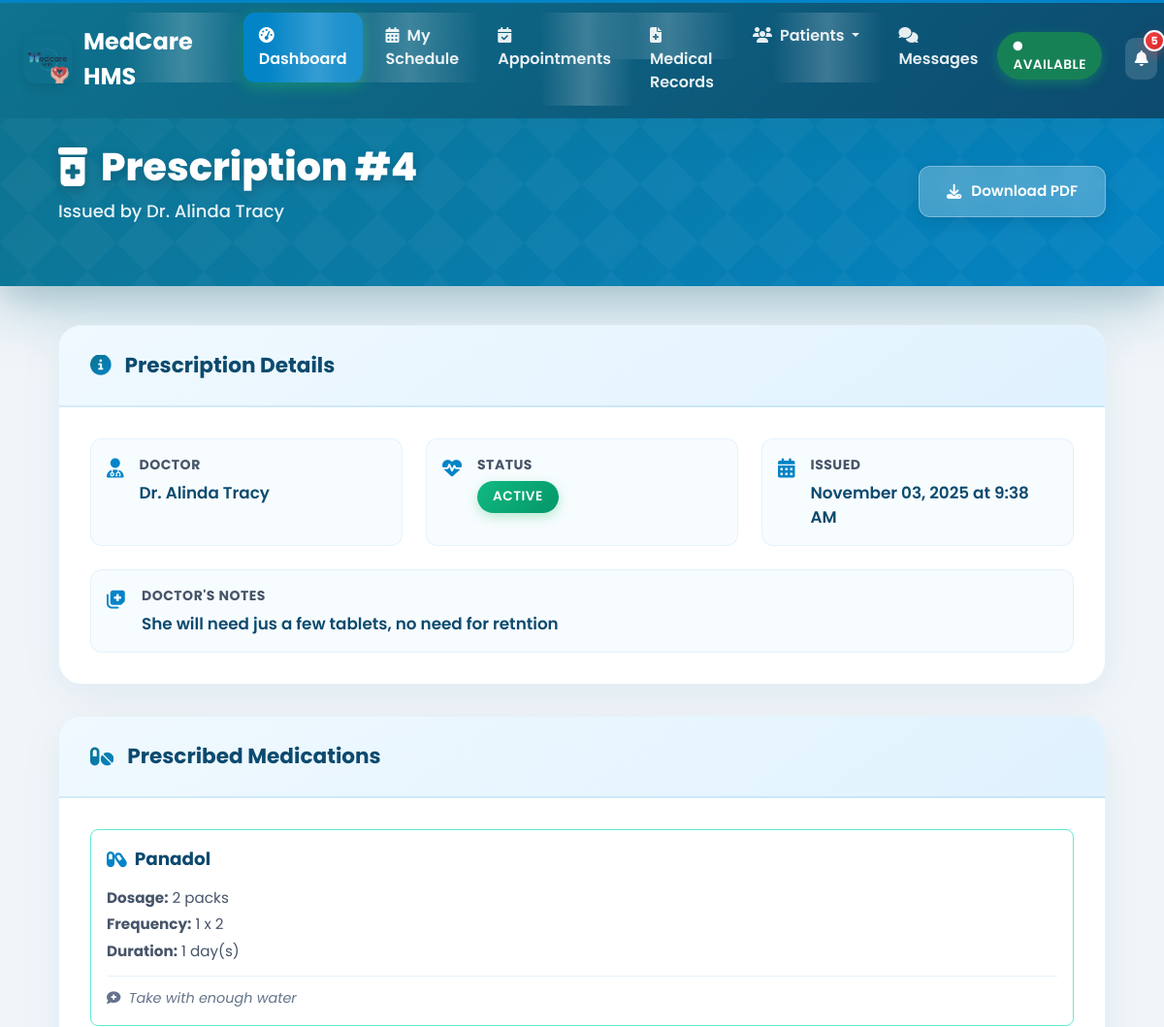
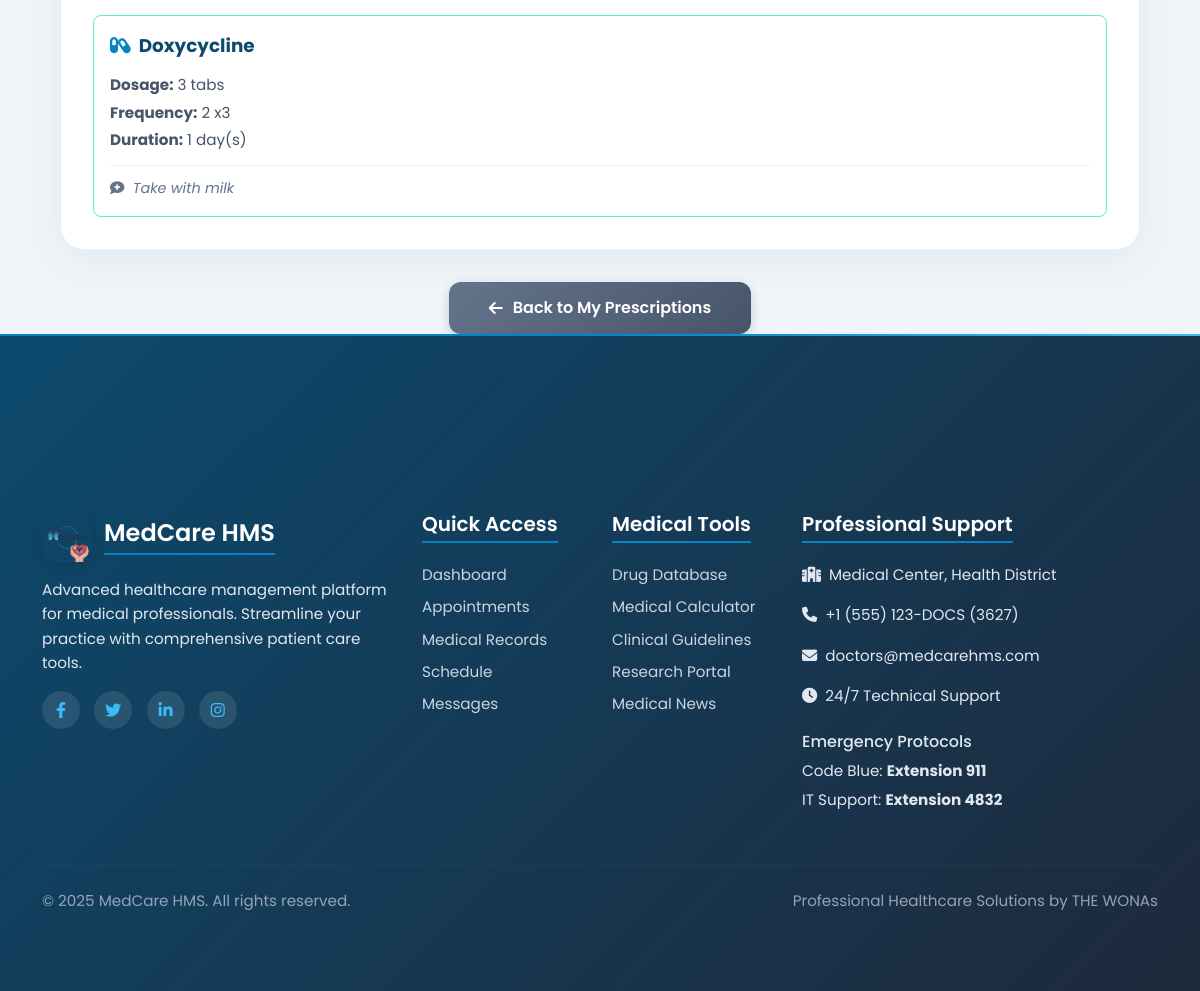
The app's page /prescriptions/patient/4/ (signed in) with its own data (2 pictures, top to bottom).
### prescriptions/models.py (models this page shows, shortened)
class Prescription(models.Model):
    STATUS_CHOICES = (
        ('ACTIVE', 'Active'),
        ('COMPLETED', 'Completed'),
        ('CANCELLED', 'Cancelled'),
    )
    patient = models.ForeignKey(PatientProfile, on_delete=models.CASCADE, related_name='prescriptions')
    doctor = models.ForeignKey(DoctorProfile, on_delete=models.SET_NULL, null=True, related_name='prescriptions')
    medical_record = models.ForeignKey(MedicalRecord, on_delete=models.SET_NULL, null=True, blank=True, related_name='linked_prescriptions')
    notes = models.TextField(blank=True, null=True)
    status = models.CharField(max_length=20, choices=STATUS_CHOICES, default='ACTIVE')
    created_at = models.DateTimeField(auto_now_add=True)
    updated_at = models.DateTimeField(auto_now=True)
    class Meta:
        ordering = ['-created_at']

class PrescribedMedication(models.Model):
    prescription = models.ForeignKey(Prescription, on_delete=models.CASCADE, related_name='medications')
    medication_name = models.CharField(max_length=255)
    dosage = models.CharField(max_length=255, help_text="e.g., 500 mg")
    frequency = models.CharField(max_length=255, help_text="e.g., Twice a day")
    duration_days = models.PositiveIntegerField(default=1)
    instructions = models.TextField(blank=True, null=True)

### doctors/models.py (models this page shows, shortened)
class DoctorProfile(models.Model):
    user = models.OneToOneField(User, on_delete=models.CASCADE, related_name='doctorprofile')
    profile_picture = models.ImageField(upload_to=get_doctor_image_path, null=True, blank=True, default='profile_pictures/default.jpeg')
    specialization = models.CharField(max_length=100)
    department = models.ForeignKey(Department, on_delete=models.SET_NULL, null=True, blank=True)
    license_number = models.CharField(max_length=100, unique=True, null=True, blank=True)
    years_of_experience = models.PositiveIntegerField(default=0)
    availability = models.TextField(blank=True, null=True, help_text="e.g., Mon-Fri, 9am-5pm")

### prescriptions/views.py (the view)
# urls.py: path('patient/<int:pk>/', views.patient_prescription_detail_view, name='patient_prescription_detail'),
@login_required
@patient_required
def patient_prescription_detail_view(request, pk):
    patient_profile = get_object_or_404(PatientProfile, user=request.user)
    prescription = get_object_or_404(Prescription.objects.select_related('doctor__user'), pk=pk, patient=patient_profile)
    return render(request, 'prescriptions/patient_prescription_detail.html', {'prescription': prescription})

### accounts/templatetags/profile_tags.py (called while the page is built)
@register.simple_tag
def get_profile_image_url(user):
    try:
        if hasattr(user, 'doctorprofile') and user.doctorprofile.profile_picture:
            return user.doctorprofile.profile_picture.url
        elif hasattr(user, 'patientprofile') and user.patientprofile.profile_picture:
            return user.patientprofile.profile_picture.url
        elif hasattr(user, 'receptionistprofile') and user.receptionistprofile.profile_picture:
            return user.receptionistprofile.profile_picture.url
    except (AttributeError, ValueError):
        pass
    return '/static/profile_pictures/default.jpeg'

@register.simple_tag
def get_user_initials(user):
    if user.first_name and user.last_name:
        return f"{user.first_name[0]}{user.last_name[0]}".upper()
    elif user.first_name:
        return user.first_name[0].upper()
    elif user.username:
        return user.username[0].upper()
    return "U"

@register.simple_tag
def get_user_role_color(user):
    try:
        if hasattr(user, 'doctorprofile'):
            return '#14B8A6'  # Teal accent for doctors
        elif hasattr(user, 'patientprofile'):
            return '#0E7490'  # Primary teal for patients
        elif hasattr(user, 'receptionistprofile'):
            return '#5ce9f6'  # Purple accent for receptionists
    except AttributeError:
        pass
    return '#14B8A6'  # Default to teal

@register.inclusion_tag('components/profile_image.html')
def profile_image(user, size="40", css_class="user-avatar", show_fallback=True):
    return {
        'user': user,
        'size': size,
        'css_class': css_class,
        'show_fallback': show_fallback,
        'image_url': get_profile_image_url(user),
        'initials': get_user_initials(user),
        'role_color': get_user_role_color(user),
    }

### chat/context_processors.py (called while the page is built)
def unread_chat_messages(request):
    if request.user.is_authenticated:
        threads = request.user.chat_threads.all()
        total_unread = 0
        for thread in threads:
            total_unread += thread.get_unread_count_for_user(request.user)
        return {'unread_chat_messages_count': total_unread}
    return {'unread_chat_messages_count': 0}

### chat/models.py (called while the page is built)
    def get_unread_count_for_user(self, user):
        return self.messages.filter(is_read=False).exclude(sender=user).count()

### templates/prescriptions/patient_prescription_detail.html (shortened to what this page needs)
{% extends 'base_doctor.html' %}
{% load static %}
{% block content %}
<div class="dashboard-wrapper">
    <div class="prescription-header">
        <div class="header-content">
            <div class="header-info">
                <h1 class="prescription-title">
                    <i class="fas fa-prescription-bottle-alt"></i>
                    Prescription #{{ prescription.id }}
                </h1>
                <p class="prescription-subtitle">Issued by Dr. {{ prescription.doctor.user.get_full_name }}</p>
            </div>
            <a href="{% url 'prescriptions:prescription_download' prescription.id %}" class="btn-download-header">
                <i class="fas fa-download"></i>
                Download PDF
            </a>
        </div>
    </div>
    <div class="content-section">
        <div class="info-card">
            <div class="info-card-header">
                <h5>
                    <i class="fas fa-info-circle"></i>
                    Prescription Details
                </h5>
            </div>
            <div class="info-card-body">
                <div class="info-grid">
                    <div class="info-item">
                        <i class="fas fa-user-md"></i>
                        <div class="info-content">
                            <div class="info-label">Doctor</div>
                            <div class="info-value">Dr. {{ prescription.doctor.user.get_full_name }}</div>
                        </div>
                    </div>
                    <div class="info-item">
                        <i class="fas fa-heartbeat"></i>
                        <div class="info-content">
                            <div class="info-label">Status</div>
                            <div>
                                <span class="status-badge {{ prescription.status|lower }}">
                                    {{ prescription.get_status_display }}
                                </span>
                            </div>
                        </div>
                    </div>
                    <div class="info-item">
                        <i class="fas fa-calendar-alt"></i>
                        <div class="info-content">
                            <div class="info-label">Issued</div>
                            <div class="info-value">{{ prescription.created_at|date:'F d, Y \a\t g:i A' }}</div>
                        </div>
                    </div>
                    {% if prescription.notes %}
                    <div class="info-item" style="grid-column: 1 / -1;">
                        <i class="fas fa-notes-medical"></i>
                        <div class="info-content">
                            <div class="info-label">Doctor's Notes</div>
                            <div class="info-value" style="white-space: pre-wrap;">{{ prescription.notes }}</div>
                        </div>
                    </div>
                    {% endif %}
                </div>
            </div>
        </div>
        <div class="medications-card">
            <div class="info-card-header">
                <h5>
                    <i class="fas fa-pills"></i>
                    Prescribed Medications
                </h5>
            </div>
            <div class="info-card-body">
                {% if prescription.medications.all %}
                <ul class="medication-list">
                    {% for m in prescription.medications.all %}
                    <li class="medication-item">
                        <div class="medication-name">
                            <i class="fas fa-capsules"></i>
                            {{ m.medication_name }}
                        </div>
                        <div class="medication-details">
                            <strong>Dosage:</strong> {{ m.dosage }}<br>
                            <strong>Frequency:</strong> {{ m.frequency }}<br>
                            <strong>Duration:</strong> {{ m.duration_days }} day(s)
                        </div>
                        {% if m.instructions %}
                        <div class="medication-instructions">
                            <i class="fas fa-comment-medical me-1"></i>
                            {{ m.instructions }}
                        </div>
                        {% endif %}
                    </li>
                    {% endfor %}
                </ul>
                {% else %}
                <div class="empty-state">
                    <i class="fas fa-pills" style="font-size: 3rem; margin-bottom: 1rem; display: block;"></i>
                    <p>No medications recorded in this prescription.</p>
                </div>
                {% endif %}
            </div>
        </div>
        <div class="action-section">
            <a href="{% url 'prescriptions:patient_prescriptions' %}" class="btn-back">
                <i class="fas fa-arrow-left"></i>
                Back to My Prescriptions
            </a>
        </div>
    </div>
</div>
{% endblock %}

### static/css/themes/doctor-theme.css (style rules this page uses)
:root { --doctor-primary: #14B8A6; --doctor-primary-dark: #0F766E; --doctor-primary-light: #5EEAD4; --doctor-secondary: #0284C7; --doctor-accent: #22C55E; --doctor-warning: #F59E0B; --doctor-danger: #EF4444; --doctor-success: #10B981; --doctor-gradient-primary: linear-gradient(135deg, #14B8A6 0%, #0F766E 100%); --doctor-gradient-secondary: linear-gradient(135deg, #0284C7 0%, #0369A1 100%); --doctor-gradient-card: linear-gradient(145deg, #ffffff 0%, #f8fafc 100%); --doctor-shadow-primary: 0 4px 20px rgba(20, 184, 166, 0.25); --doctor-shadow-card: 0 8px 32px rgba(15, 118, 110, 0.15); --doctor-shadow-hover: 0 12px 40px rgba(20, 184, 166, 0.3); }

### templates/base_doctor.html (style rules this page uses)
:root { --primary-teal: #0E7490; --primary-dark-teal: #0C4A6E; --sky-blue: #0284C7; --light-sky-blue: #38BDF8; --background-light: #F1F5F9; --background-white: #FFFFFF; --accent-blue: var(--sky-blue); --text-dark: #1E293B; --accent-green: var(--accent-blue); --accent-orange: #F97316; }
* { font-family: 'Poppins', sans-serif; }
body { background-color: var(--background-light); color: var(--text-dark); display: flex; flex-direction: column; min-height: 100vh; overflow-x: hidden; }
.status-badge { padding: 0.4rem 1rem; border-radius: 25px; font-size: 0.85rem; font-weight: 600; animation: pulse 2s infinite; box-shadow: 0 4px 12px rgba(34, 197, 94, 0.3); position: relative; overflow: hidden; }
.status-badge::before { content: ''; position: absolute; top: 50%; left: 50%; width: 0; height: 0; border-radius: 50%; background: rgba(255, 255, 255, 0.3); transform: translate(-50%, -50%); transition: width 0.6s, height 0.6s; }
.content-animated { animation: contentLoad 0.6s ease-out forwards; }
html { scroll-behavior: smooth; }

### templates/components/messages.html (style rules this page uses)
:root { --message-success: #10b981; --message-success-bg: #ecfdf5; --message-success-border: #a7f3d0; --message-success-text: #065f46; --message-error: #ef4444; --message-error-bg: #fef2f2; --message-error-border: #fecaca; --message-error-text: #991b1b; --message-warning: #f59e0b; --message-warning-bg: #fffbeb; --message-warning-border: #fed7aa; --message-warning-text: #92400e; --message-info: #3b82f6; --message-info-bg: #eff6ff; --message-info-border: #bfdbfe; --message-info-text: #1e40af; --message-slide-duration: 300ms; --message-fade-duration: 250ms; --message-scale-duration: 200ms; }

### records on screen
Prescription: id "4", doctor.user.get_full_name "Alinda Tracy", status "ACTIVE", created_at "November 03, 2025 at 9:38 AM", notes "She will need jus a few tablets, no need for retntion"
PrescribedMedication: medication_name "Panadol", dosage "2 packs", frequency "1 x 2", duration_days "1", instructions "Take with enough water"
PrescribedMedication: medication_name "Doxycycline", dosage "3 tabs", frequency "2 x3", duration_days "1", instructions "Take with milk"

### other values on screen
{{ unread_notifications_count }} "5"
